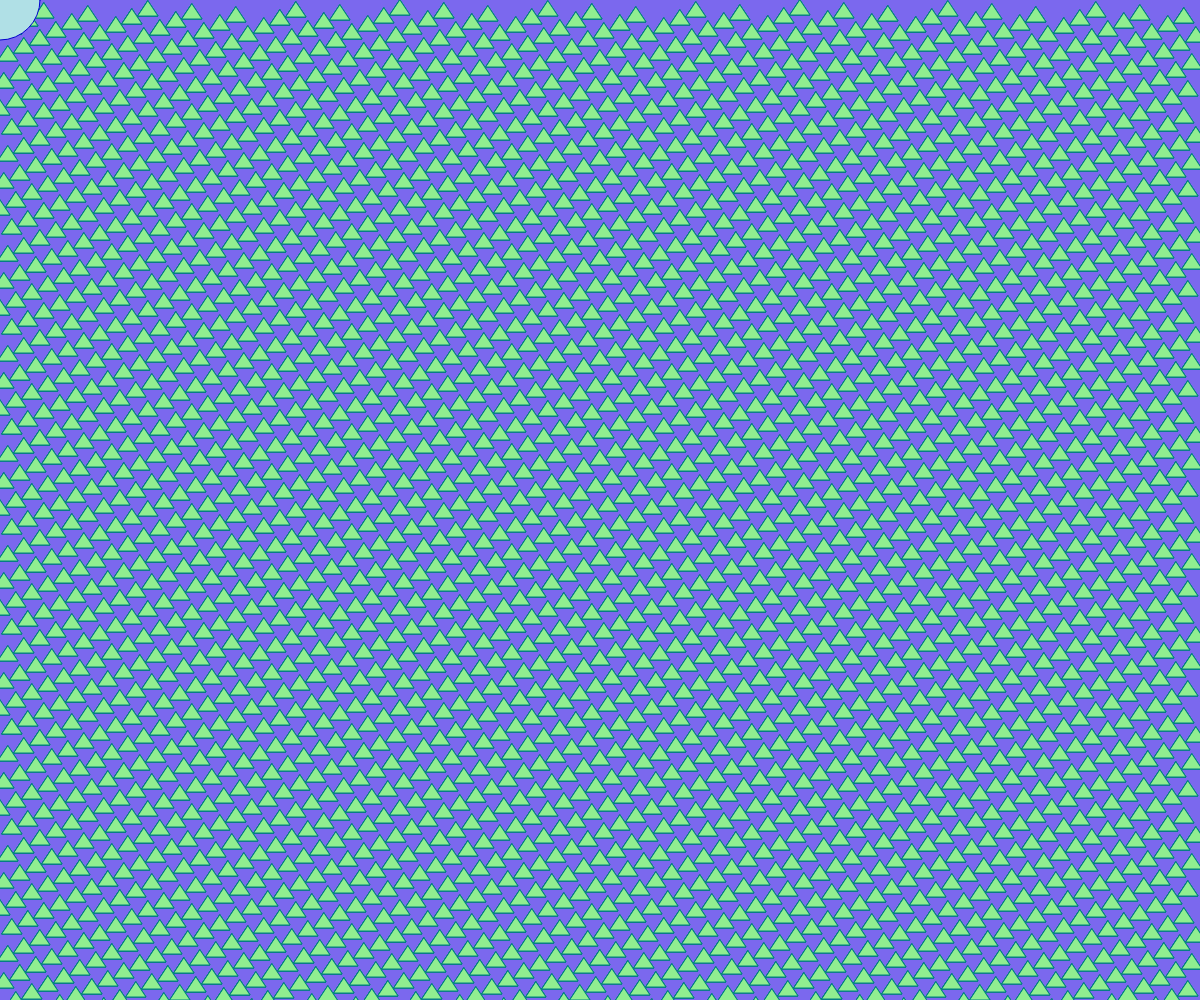
Frame 1 (no input)
Frame 60 (no input): identical to frame 1, image omitted
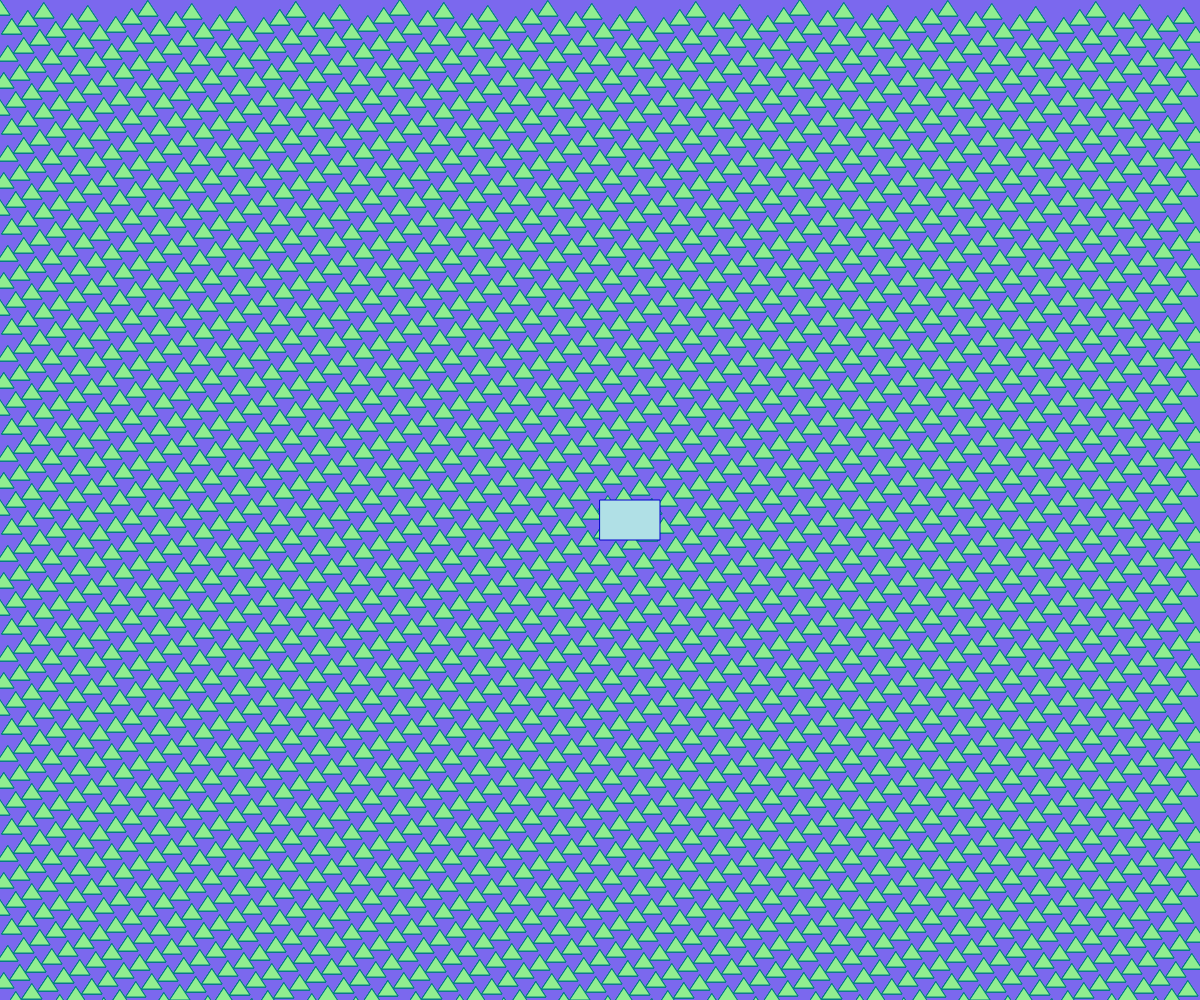
Frame 120 (the mouse pressed at the canvas centre since frame 60)

The p5.js sketch that drew these frames (run headless with seeded random() and noise() and a simulated clock; from frame 60 on, the mouse is pressed at the canvas centre):

// p5.js sketch
// ── sketch.js
function setup(){
    createCanvas(windowWidth,windowHeight);
}

function draw(){
    background(123, 104, 238);
    fill('#90EE90');
    stroke('#008080');
    for(let i = 0; i < 10000; i++){
        let x = (i*28) % width;
        let y = (i*11) % height;
        triangle(x, y, x+10, y+15, x-10, y+15);
    }
    
    fill('#B0E0E6');
    stroke('#0000CD');
    if(mouseX < 200){
        circle(mouseX,mouseY,80);
    }else{
        rect(mouseX,mouseY,60,40);
    }
}
// ── lab1.html
<!DOCTYPE html>
    <head>
        <meta charset="UTF-8">
        <title>Lab 1 - Patterns from Iteration</title>
        <link rel="stylesheet" href="style.css">
        <script src="p5.min.js"></script>
    </head>
    <body>
        <script src="sketch.js"></script>
    </body>
</html>
